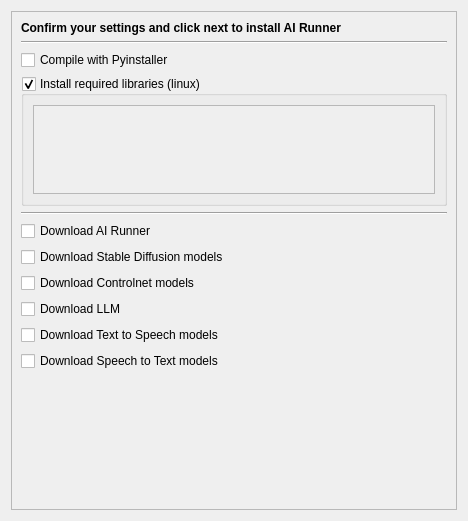
<?xml version="1.0" encoding="UTF-8"?>
<ui version="4.0">
 <class>confirmation_page</class>
 <widget class="QWidget" name="confirmation_page">
  <property name="geometry">
   <rect>
    <x>0</x>
    <y>0</y>
    <width>468</width>
    <height>521</height>
   </rect>
  </property>
  <property name="windowTitle">
   <string>Form</string>
  </property>
  <layout class="QGridLayout" name="gridLayout_2">
   <item row="0" column="0">
    <widget class="QScrollArea" name="scrollArea">
     <property name="widgetResizable">
      <bool>true</bool>
     </property>
     <widget class="QWidget" name="scrollAreaWidgetContents">
      <property name="geometry">
       <rect>
        <x>0</x>
        <y>0</y>
        <width>448</width>
        <height>501</height>
       </rect>
      </property>
      <layout class="QGridLayout" name="gridLayout">
       <item row="8" column="0">
        <widget class="QCheckBox" name="download_llm_checkbox">
         <property name="text">
          <string>Download LLM</string>
         </property>
        </widget>
       </item>
       <item row="2" column="0">
        <widget class="QCheckBox" name="compile_with_pyinstaller_checkbox">
         <property name="text">
          <string>Compile with Pyinstaller</string>
         </property>
        </widget>
       </item>
       <item row="7" column="0">
        <widget class="QCheckBox" name="download_controlnet_checkbox">
         <property name="text">
          <string>Download Controlnet models</string>
         </property>
        </widget>
       </item>
       <item row="1" column="0">
        <widget class="Line" name="line_2">
         <property name="orientation">
          <enum>Qt::Orientation::Horizontal</enum>
         </property>
        </widget>
       </item>
       <item row="12" column="0">
        <spacer name="verticalSpacer">
         <property name="orientation">
          <enum>Qt::Orientation::Vertical</enum>
         </property>
         <property name="sizeHint" stdset="0">
          <size>
           <width>20</width>
           <height>40</height>
          </size>
         </property>
        </spacer>
       </item>
       <item row="6" column="0">
        <widget class="QCheckBox" name="download_sd_checkbox">
         <property name="text">
          <string>Download Stable Diffusion models</string>
         </property>
        </widget>
       </item>
       <item row="3" column="0">
        <widget class="QGroupBox" name="required_libraries_groupbox">
         <property name="title">
          <string>Install required libraries (linux)</string>
         </property>
         <property name="checkable">
          <bool>true</bool>
         </property>
         <property name="checked">
          <bool>true</bool>
         </property>
         <layout class="QGridLayout" name="gridLayout_3">
          <item row="0" column="0">
           <widget class="QScrollArea" name="required_libraries">
            <property name="widgetResizable">
             <bool>true</bool>
            </property>
            <widget class="QWidget" name="scrollAreaWidgetContents_2">
             <property name="geometry">
              <rect>
               <x>0</x>
               <y>0</y>
               <width>404</width>
               <height>128</height>
              </rect>
             </property>
             <layout class="QGridLayout" name="gridLayout_4"/>
            </widget>
           </widget>
          </item>
         </layout>
        </widget>
       </item>
       <item row="4" column="0">
        <widget class="Line" name="line">
         <property name="orientation">
          <enum>Qt::Orientation::Horizontal</enum>
         </property>
        </widget>
       </item>
       <item row="5" column="0">
        <widget class="QCheckBox" name="download_ai_runner_checkbox">
         <property name="text">
          <string>Download AI Runner</string>
         </property>
        </widget>
       </item>
       <item row="10" column="0">
        <widget class="QCheckBox" name="download_stt_checkbox">
         <property name="text">
          <string>Download Speech to Text models</string>
         </property>
        </widget>
       </item>
       <item row="0" column="0">
        <widget class="QLabel" name="label">
         <property name="font">
          <font>
           <pointsize>9</pointsize>
           <bold>true</bold>
          </font>
         </property>
         <property name="text">
          <string>Confirm your settings and click next to install AI Runner</string>
         </property>
         <property name="alignment">
          <set>Qt::AlignmentFlag::AlignLeading|Qt::AlignmentFlag::AlignLeft|Qt::AlignmentFlag::AlignVCenter</set>
         </property>
        </widget>
       </item>
       <item row="9" column="0">
        <widget class="QCheckBox" name="download_tts_checkbox">
         <property name="text">
          <string>Download Text to Speech models</string>
         </property>
        </widget>
       </item>
      </layout>
     </widget>
    </widget>
   </item>
  </layout>
 </widget>
 <resources/>
 <connections>
  <connection>
   <sender>download_ai_runner_checkbox</sender>
   <signal>toggled(bool)</signal>
   <receiver>confirmation_page</receiver>
   <slot>toggle_download_ai_runner(bool)</slot>
   <hints>
    <hint type="sourcelabel">
     <x>133</x>
     <y>266</y>
    </hint>
    <hint type="destinationlabel">
     <x>90</x>
     <y>0</y>
    </hint>
   </hints>
  </connection>
  <connection>
   <sender>download_sd_checkbox</sender>
   <signal>toggled(bool)</signal>
   <receiver>confirmation_page</receiver>
   <slot>toggle_download_sd(bool)</slot>
   <hints>
    <hint type="sourcelabel">
     <x>181</x>
     <y>297</y>
    </hint>
    <hint type="destinationlabel">
     <x>219</x>
     <y>0</y>
    </hint>
   </hints>
  </connection>
  <connection>
   <sender>download_controlnet_checkbox</sender>
   <signal>toggled(bool)</signal>
   <receiver>confirmation_page</receiver>
   <slot>toggle_download_controlnet(bool)</slot>
   <hints>
    <hint type="sourcelabel">
     <x>192</x>
     <y>325</y>
    </hint>
    <hint type="destinationlabel">
     <x>264</x>
     <y>3</y>
    </hint>
   </hints>
  </connection>
  <connection>
   <sender>download_llm_checkbox</sender>
   <signal>toggled(bool)</signal>
   <receiver>confirmation_page</receiver>
   <slot>toggle_download_llm(bool)</slot>
   <hints>
    <hint type="sourcelabel">
     <x>90</x>
     <y>343</y>
    </hint>
    <hint type="destinationlabel">
     <x>58</x>
     <y>4</y>
    </hint>
   </hints>
  </connection>
  <connection>
   <sender>download_tts_checkbox</sender>
   <signal>toggled(bool)</signal>
   <receiver>confirmation_page</receiver>
   <slot>toggle_download_tts(bool)</slot>
   <hints>
    <hint type="sourcelabel">
     <x>52</x>
     <y>375</y>
    </hint>
    <hint type="destinationlabel">
     <x>2</x>
     <y>51</y>
    </hint>
   </hints>
  </connection>
  <connection>
   <sender>download_stt_checkbox</sender>
   <signal>toggled(bool)</signal>
   <receiver>confirmation_page</receiver>
   <slot>toggle_download_stt(bool)</slot>
   <hints>
    <hint type="sourcelabel">
     <x>144</x>
     <y>404</y>
    </hint>
    <hint type="destinationlabel">
     <x>1</x>
     <y>130</y>
    </hint>
   </hints>
  </connection>
  <connection>
   <sender>required_libraries_groupbox</sender>
   <signal>toggled(bool)</signal>
   <receiver>confirmation_page</receiver>
   <slot>toggle_all_required(bool)</slot>
   <hints>
    <hint type="sourcelabel">
     <x>71</x>
     <y>80</y>
    </hint>
    <hint type="destinationlabel">
     <x>138</x>
     <y>0</y>
    </hint>
   </hints>
  </connection>
  <connection>
   <sender>compile_with_pyinstaller_checkbox</sender>
   <signal>toggled(bool)</signal>
   <receiver>confirmation_page</receiver>
   <slot>toggle_compile_with_pyinstaller(bool)</slot>
   <hints>
    <hint type="sourcelabel">
     <x>127</x>
     <y>46</y>
    </hint>
    <hint type="destinationlabel">
     <x>106</x>
     <y>-9</y>
    </hint>
   </hints>
  </connection>
 </connections>
 <slots>
  <slot>agreement_clicked(bool)</slot>
  <slot>toggle_download_ai_runner(bool)</slot>
  <slot>toggle_download_sd(bool)</slot>
  <slot>toggle_download_controlnet(bool)</slot>
  <slot>toggle_download_llm(bool)</slot>
  <slot>toggle_download_tts(bool)</slot>
  <slot>toggle_download_stt(bool)</slot>
  <slot>toggle_all_required(bool)</slot>
  <slot>toggle_emoji_fonts(bool)</slot>
  <slot>toggle_compile_with_pyinstaller(bool)</slot>
 </slots>
</ui>
